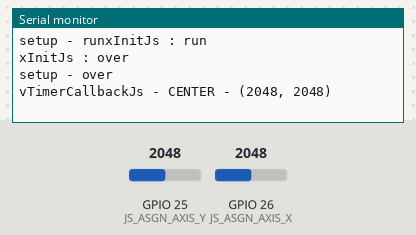
Recording of a program running on a simulated ESP32. On the bench: the last lines printed to the serial monitor. The test bench sets the inputs (shaded band); at power-on: GPIO 25 (JS_ASGN_AXIS_Y) = 2048, GPIO 26 (JS_ASGN_AXIS_X) = 2048.

Above: at 1.3 s.
1.4 s: GPIO 25 (JS_ASGN_AXIS_Y) set to 3603
At 2.6 s:
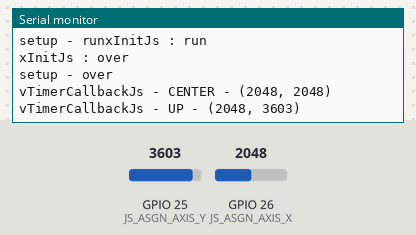
2.9 s: GPIO 26 (JS_ASGN_AXIS_X) set to 3603
At 3.8 s:
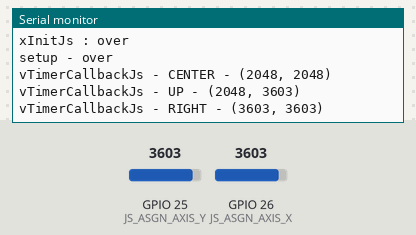
4.4 s: GPIO 26 (JS_ASGN_AXIS_X) set to 491
At 4.9 s:
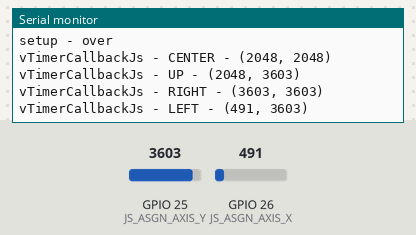

The program:

main.cpp
```cpp
#include <Arduino.h>
#include "ApiJs.h"

void setup() {
	// put your setup code here, to run once:
	Serial.begin(115200);
	delay(100);
	Serial.printf("%s - run",__func__);

	ErType_t xErType;

	xErType = xInitJs();
	if( ER_OK != xErType )
	{
		Serial.printf("%s - error - %d\n",__func__ ,xErType);
	}
	Serial.printf("%s - over\n",__func__);
}

void loop() {
	// put your main code here, to run repeatedly:
}
```

ApiJs.cpp
```cpp
/**
 * @file ApiJs.cpp
 * @brief JoyStick管理
 */

#include "ApiJs.h"
// #include "CtlTaskJs.h"

/// @cond
#define _API_JS_C_
/// @endcond

/* DECLARATIONS ***************************************************************/
#define DEBUG_API_JS			(0)			//0:release, 1:debug
	#if DEBUG_API_JS
	#endif

#define JS_CHECK_TIME			(50)		//JoyStickチェック間隔:50msec

const char* str_CENTER = "CENTER";
const char* str_UP = "UP";
const char* str_DOWN = "DOWN";
const char* str_RIGHT = "RIGHT";
const char* str_LEFT = "LEFT";
const char* str_ILL = "ILL";

typedef struct
{
	JsCode_t xKey;
	const char* str;
}DbgMsg_t;

const DbgMsg_t c_xaDbgMsg_t[] = {
	JS_CODE_CENTER, str_CENTER,
	JS_CODE_UP, str_UP,
	JS_CODE_DOWN, str_DOWN,
	JS_CODE_RIGHT, str_RIGHT,
	JS_CODE_LEFT, str_LEFT,
};

static void vDebugJsMsg(const char* str_func, JsCode_t xJsCode, int32_t x, int32_t y)
{
	const char* ptr = str_ILL;

	for(int32_t cnt=0; cnt<(sizeof(c_xaDbgMsg_t)/sizeof(DbgMsg_t)); cnt++)
	{
		if( c_xaDbgMsg_t[cnt].xKey == xJsCode )
		{
			ptr = c_xaDbgMsg_t[cnt].str;
			break;
		}
	}
	Serial.printf("%s - %s - (%d, %d)\n",str_func ,ptr ,x ,y);

	return;
}

typedef struct
{
    JsCode_t xJsCode;
    int32_t x;
    int32_t y;
}JsCrd_t;

/* VARIABLES ******************************************************************/
static JsCrd_t s_xBakJsCrd = {JS_CODE_ILL, (-1), (-1)};
static TimerHandle_t s_xTimerJs = NULL;

/* PRIVATE PROTOTYPES *********************************************************/
static void vTimerCallbackJs( TimerHandle_t xTimer);

/* TABLES ***************************************************************/

/**
 * @brief JoyStick処理初期化関数
 */
ErType_t xInitJs(void)
{
	Serial.printf("%s : run\n",__func__);

	// PIN設定
	pinMode(JS_ASGN_AXIS_X, INPUT);
	pinMode(JS_ASGN_AXIS_Y, INPUT);

	//               [0],[1],[2],[3],[4],[5], [6], [7],
	char cName[8] = {'T','m','r','J','s',0x00,0x00,0x00};

	s_xTimerJs = xTimerCreate
					(	cName,						//text name
						JS_CHECK_TIME,				//timer period
						pdTRUE,						//auto-reload
						( void * ) 0,				//number of times
						vTimerCallbackJs				//callback
					);
	if( NULL == s_xTimerJs )
	{
		Serial.printf("%s : error - xTimerCreate\n",__func__);
		return ER_FAIL;
	}

	if( pdTRUE != xTimerReset(	s_xTimerJs, JS_CHECK_TIME) )
	{
		Serial.printf("%s : error - xTimerReset\n",__func__);
		return ER_FAIL;
	}

	Serial.printf("%s : over\n",__func__);
	return ER_OK;
}

/**
 * @brief JoyStickのタイマーコールバック関数
 */
static void vTimerCallbackJs( TimerHandle_t xTimer)
{
	#if DEBUG_API_JS
	Serial.printf("%s - run\n",__func__);
	#endif

	int32_t x = analogRead(JS_ASGN_AXIS_X);
	int32_t y = analogRead(JS_ASGN_AXIS_Y);

	JsCode_t xJsCode;
	if( x < 500 )
	{
		xJsCode = JS_CODE_LEFT;
	}
	else if( x > 3600 )
	{
		xJsCode = JS_CODE_RIGHT;
	}
	else
	{
		if( y < 500 )
		{
			xJsCode = JS_CODE_DOWN;
		}
		else if( y > 3600 )
		{
			xJsCode = JS_CODE_UP;
		}
		else
		{
			xJsCode = JS_CODE_CENTER;
		}
	}


	// 状態の判定
	if( s_xBakJsCrd.xJsCode != xJsCode )
	{
		vDebugJsMsg(__func__, xJsCode, x, y);
		s_xBakJsCrd.xJsCode = xJsCode;
	}

	#if DEBUG_API_JS
	Serial.printf("%s - over\n",__func__);
	#endif

	return;
}

#undef _API_JS_C_
```

ApiJs.h
```cpp
/**
 * @file ApiJs.h
 * @brief JoyStick管理
 */

#ifndef _API_JS_H_
#define _API_JS_H_

/* INCLUDES *******************************************************************/
#include "System.h"
#include "System_Js.h"

/******************************************************************************/
#ifdef	__cplusplus
extern "C" {
#endif

///	@cond
#ifdef _API_JS_C_
#define EXTERN
#else
#define EXTERN extern
#endif
///	@endcond

/* DECLARATIONS ***************************************************************/

/* VARIABLES ******************************************************************/

/* PROTOTYPES *****************************************************************/
EXTERN ErType_t xInitJs( void);

/******************************************************************************/
#undef EXTERN

#ifdef	__cplusplus
	}
#endif
#endif	/* _API_JS_H_ */
```

System.h
```cpp
/**
 * @file System.h
 * @brief システムヘッダ
 */

#ifndef _SYSTEM_H_
#define _SYSTEM_H_

#if CONFIG_FREERTOS_UNICORE
#define ARDUINO_RUNNING_CORE 0
#else
#define ARDUINO_RUNNING_CORE 1
#endif

#include "Arduino.h"

/* DECLARATIONS ***************************************************************/

/* DECLARATIONS - typedef *****************************************************/
typedef unsigned char	uc;
typedef unsigned short	us;
typedef unsigned long	ul;
typedef signed char		sc;
typedef signed short	ss;
typedef signed long		sl;


/* DECLARATIONS - enum ********************************************************/

/**
 * @enum ErType_t
 * @brief エラータイプ
 * @note -
 */
typedef enum
{
	ER_OK     = (0x00000000),	///< OK
	ER_FAIL   = (0x00000001),	///< FAIL
	ER_PARAM  = (0x00000002),	///< PARAM
	ER_STATUS = (0x00000004),	///< STATUS
} ErType_t;

/**
 * @enum UniId_t
 * @brief タスク,割り込み識別子
 * @note -
 */
typedef enum
{
	UID_DEBUG      = (0),	///< デバッグ用
	UID_CTL        ,		///< 管理タスク
	UID_TRG_SW     ,		///< スイッチ
	UID_RE  	   ,		///< ロータリーエンコーダ
	UID_JS  	   ,		///< JoyStick
	UID_TRG_UART   ,		///< UART
	UID_HC         ,		///< HTTP Client
	UID_DISP       ,		///< DISPLAY
	UID_DUMMY      ,		///< ダミー用
	UID_NUM        ,		///< 識別子数
} UniId_t;

/* DECLARATIONS - struct ******************************************************/

/**
 * @struct MessageHead_t
 * @brief メッセージ共通ヘッダ
 * @note
 */
typedef struct
{
	UniId_t xSrcId;
	UniId_t xDstId;
} MessageHead_t;

#endif	/* _SYSTEM_H_ */
```

System_Js.h
```cpp
/**
 * @file System_Js.h
 * @brief JoyStick定義ヘッダ
 */

#ifndef _SYSTEM_JS_H_
#define _SYSTEM_JS_H_

#include "System.h"

/* DECLARATIONS ***************************************************************/

#define USE_JS			1
	#if USE_JS
	#define JS_ASGN_AXIS_X		(26)
	#define JS_ASGN_AXIS_Y		(25)
	#endif	//USE_JS


/* DECLARATIONS - enum ********************************************************/

/**
 * @enum JsCode_t
 * @brief JoyStick識別子
 * @note -
 */
typedef enum
{
	JS_CODE_CENTER  = (0),
	JS_CODE_UP ,
	JS_CODE_DOWN ,
	JS_CODE_RIGHT ,
	JS_CODE_LEFT ,
	JS_CODE_ILL = (0xFF),
} JsCode_t;

/* DECLARATIONS - struct ******************************************************/

/**
 * @struct JsMessage_t
 * @brief メッセージ - JoyStick用メッセージデータ
 * @note
 */
typedef struct
{
	ul	ulCode;
	sl	slCount;
	uc	ucJsserve[24];
} JsMessage_t;

/**
 * @struct MessageCtlJs_t
 * @brief メッセージ - JoyStick用メッセージ
 * @note
 */
typedef struct
{
	MessageHead_t			Head_t;			///< 全体ソース指定
	JsMessage_t				Data_t;			///< 全体ソース指定
} MessageCtlJs_t;

#endif	/* _SYSTEM_JS_H_ */
```

Measured:
- after the input at 1.4 s, the serial monitor: prints a new line at once (image 1)
- after the input at 2.9 s, the serial monitor: prints a new line at once (image 2)
- after the input at 4.4 s, the serial monitor: prints a new line at once (image 3)
